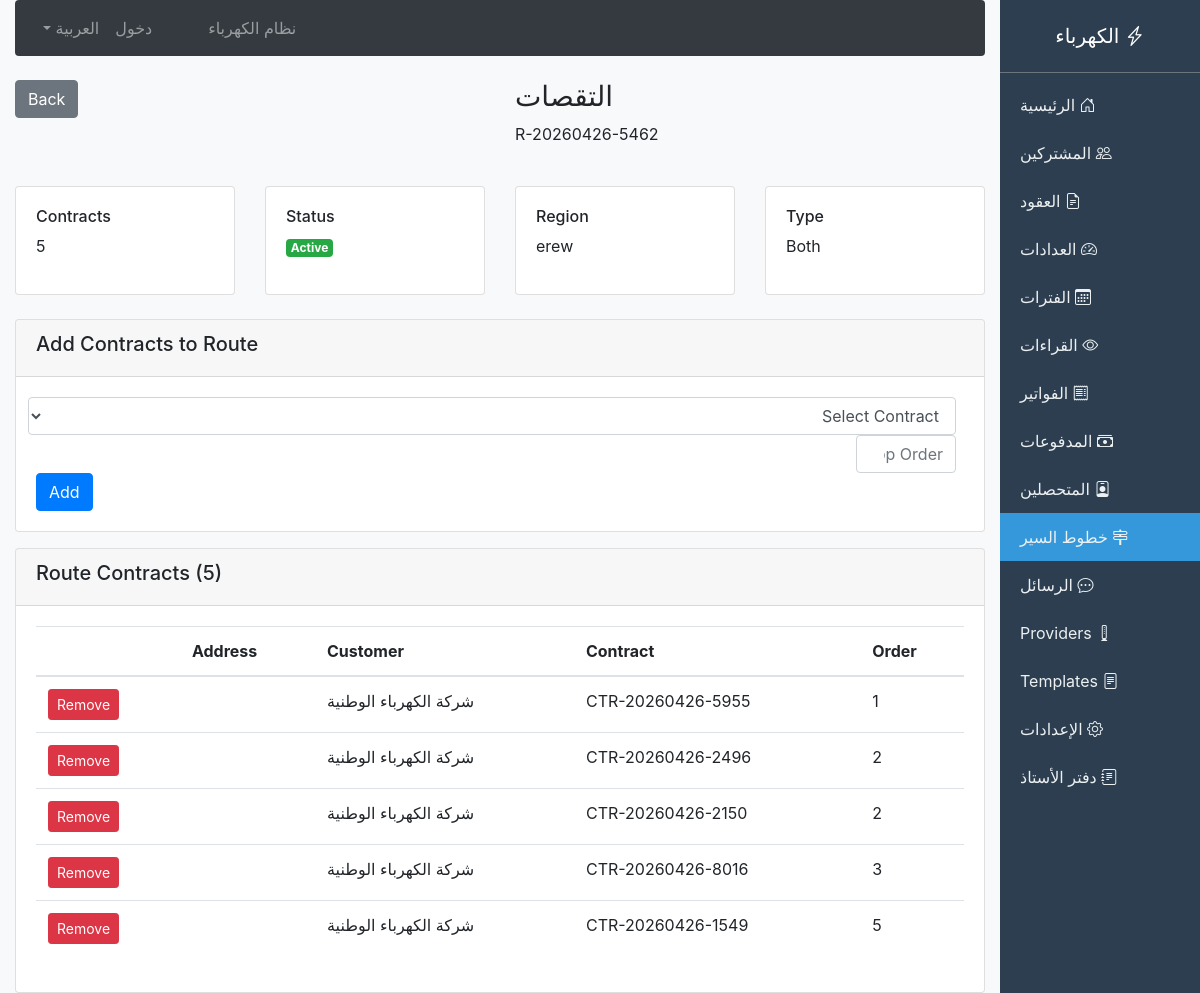
/billing/routes/1/, run on the app's committed database.
### billing/models.py (models this page shows, shortened)
class Route(models.Model):
    class RouteType(models.TextChoices):
        METER_READING = 'meter_reading', 'Meter Reading'
        COLLECTION = 'collection', 'Collection'
        BOTH = 'both', 'Both'
    route_code = models.CharField(max_length=50, unique=True, blank=True)
    route_name_ar = models.CharField(max_length=150)
    route_name_en = models.CharField(max_length=150, blank=True)
    route_type = models.CharField(max_length=20, choices=RouteType.choices)
    region = models.CharField(max_length=100, blank=True)
    area_description = models.TextField(blank=True)
    is_active = models.BooleanField(default=True)
    created_by = models.ForeignKey(User, on_delete=models.SET_NULL, null=True, blank=True)
    created_at = models.DateTimeField(auto_now_add=True)

class RouteContract(models.Model):
    route = models.ForeignKey(Route, on_delete=models.CASCADE, related_name='contracts')
    contract = models.ForeignKey(Contract, on_delete=models.CASCADE, related_name='route_assigned')
    stop_order = models.IntegerField()
    priority = models.IntegerField(default=5)
    estimated_reading = models.DecimalField(max_digits=12, decimal_places=2, null=True, blank=True)
    estimated_amount = models.DecimalField(max_digits=12, decimal_places=2, null=True, blank=True)
    notes = models.TextField(blank=True)
    class Meta:
        unique_together = ['route', 'contract']
        ordering = ['route', 'stop_order']

class Contract(models.Model):
    class ContractStatus(models.TextChoices):
        ACTIVE = 'active', 'Active'
        SUSPENDED = 'suspended', 'Suspended'
        TERMINATED = 'terminated', 'Terminated'
        EXPIRED = 'expired', 'Expired'
    contract_number = models.CharField(max_length=50, unique=True, blank=True)
    customer = models.ForeignKey(Customer, on_delete=models.CASCADE, related_name='contracts')
    type = models.ForeignKey(SubscriptionType, on_delete=models.CASCADE)
    start_date = models.DateField(null=True, blank=True)
    end_date = models.DateField(null=True, blank=True)
    contract_status = models.CharField(max_length=20, choices=ContractStatus.choices, default=ContractStatus.ACTIVE)
    connection_load = models.DecimalField(max_digits=10, decimal_places=2, default=0, verbose_name='Connection Load (kW)')
    deposit_amount = models.DecimalField(max_digits=10, decimal_places=2, default=0)
    notes = models.TextField(blank=True, default='')
    created_by = models.ForeignKey(User, on_delete=models.SET_NULL, null=True, blank=True)
    created_at = models.DateTimeField(auto_now_add=True)
    class Meta:
        ordering = ['-created_at']

class Customer(models.Model):
    customer_number = models.CharField(max_length=50, unique=True, blank=True, default='')
    full_name_ar = models.CharField(max_length=150)
    full_name_en = models.CharField(max_length=150, blank=True, default='')
    national_id = models.CharField(max_length=50, blank=True, default='')
    mobile_phone = models.CharField(max_length=20, blank=True, default='')
    phone2 = models.CharField(max_length=20, blank=True, default='')
    email = models.EmailField(blank=True, default='')
    address = models.TextField(blank=True, default='')
    city = models.CharField(max_length=50, blank=True, default='')
    is_active = models.BooleanField(default=True)
    registration_date = models.DateField(auto_now_add=True)
    current_balance = models.DecimalField(max_digits=12, decimal_places=2, default=0)
    credit_limit = models.DecimalField(max_digits=12, decimal_places=2, default=0)
    notes = models.TextField(blank=True, default='')
    created_at = models.DateTimeField(auto_now_add=True)

### billing/views.py (the view)
# urls.py: path('routes/<int:pk>/', views.route_detail, name='route_detail'),
def route_detail(request, pk):
    route = get_object_or_404(Route, pk=pk)
    route_contracts = route.contracts.select_related('contract__customer').order_by('stop_order')
    available_contracts = Contract.objects.filter(
        contract_status='active'
    ).exclude(
        id__in=route_contracts.values('contract_id')
    ).select_related('customer')
    return render(request, 'billing/route_detail.html', {
        'route': route,
        'route_contracts': route_contracts,
        'available_contracts': available_contracts
    })

### billing/context_processors.py (called while the page is built)
def language_context(request):
    lang = getattr(request, 'session', {}).get('django_language', 'ar')
    if not lang:
        lang = 'ar'
    return {
        'LANGUAGE_CODE': lang,
        'LANGUAGE_NAME': 'العربية' if lang == 'ar' else 'English'
    }

### templates/billing/route_detail.html (shortened to what this page needs)
{% extends 'billing/base.html' %}
{% block content %}
<div class="row mb-4">
    <div class="col-md-6">
        <h3>{{ route.route_name_ar }}</h3>
        <p>{{ route.route_code }}</p>
    </div>
    <div class="col-md-6 text-left">
        <a href="{% url 'route_list' %}" class="btn btn-secondary">Back</a>
    </div>
</div>
<div class="row mb-4">
    <div class="col-md-3">
        <div class="card">
            <div class="card-body">
                <h6>Type</h6>
                <p>{{ route.get_route_type_display }}</p>
            </div>
        </div>
    </div>
    <div class="col-md-3">
        <div class="card">
            <div class="card-body">
                <h6>Region</h6>
                <p>{{ route.region }}</p>
            </div>
        </div>
    </div>
    <div class="col-md-3">
        <div class="card">
            <div class="card-body">
                <h6>Status</h6>
                <p>{% if route.is_active %}<span class="badge badge-success">Active</span>{% else %}<span class="badge badge-secondary">Inactive</span>{% endif %}</p>
            </div>
        </div>
    </div>
    <div class="col-md-3">
        <div class="card">
            <div class="card-body">
                <h6>Contracts</h6>
                <p>{{ route.contracts.count }}</p>
            </div>
        </div>
    </div>
</div>
<div class="card mb-3">
    <div class="card-header">
        <h5>Add Contracts to Route</h5>
    </div>
    <div class="card-body">
        <form method="post" action="{% url 'route_add_contract' route.id %}">
            <select name="contract" class="form-control mr-2" required>
                <option value="">Select Contract</option>
            </select>
            <input type="number" name="stop_order" class="form-control mr-2" placeholder="Stop Order" style="width: 100px">
            <button type="submit" class="btn btn-primary">Add</button>
        </form>
    </div>
</div>
<div class="card">
    <div class="card-header">
        <h5>Route Contracts ({{ route.contracts.count }})</h5>
    </div>
    <div class="card-body">
        <table class="table">
            <thead>
                <tr>
                    <th>Order</th>
                    <th>Contract</th>
                    <th>Customer</th>
                    <th>Address</th>
                    <th></th>
                </tr>
            </thead>
            <tbody>
                {% for rc in route_contracts %}
                <tr>
                    <td>{{ rc.stop_order }}</td>
                    <td>{{ rc.contract.contract_number }}</td>
                    <td>{{ rc.contract.customer.full_name_ar }}</td>
                    <td>{{ rc.contract.customer.address|truncatechars:30 }}</td>
                    <td>
                        <form method="post" action="{% url 'route_remove_contract' route.id rc.id %}" class="d-inline">
                            <button type="submit" class="btn btn-sm btn-danger">Remove</button>
                        </form>
                    </td>
                </tr>
                {% empty %}
                <tr><td colspan="5" class="text-center">No contracts assigned</td></tr>
                {% endfor %}
            </tbody>
        </table>
    </div>
</div>
{% endblock %}

### data on the page
Route: route_name_ar "التقصات", route_code "R-20260426-5462", route_type "Both", region "erew", contracts.count "5"
RouteContract: stop_order "1", contract.contract_number "CTR-20260426-5955", contract.customer.full_name_ar "شركة الكهرباء الوطنية"
RouteContract: stop_order "2", contract.contract_number "CTR-20260426-2496", contract.customer.full_name_ar "شركة الكهرباء الوطنية"
RouteContract: stop_order "2", contract.contract_number "CTR-20260426-2150", contract.customer.full_name_ar "شركة الكهرباء الوطنية"
RouteContract: stop_order "3", contract.contract_number "CTR-20260426-8016", contract.customer.full_name_ar "شركة الكهرباء الوطنية"
RouteContract: stop_order "5", contract.contract_number "CTR-20260426-1549", contract.customer.full_name_ar "شركة الكهرباء الوطنية"
